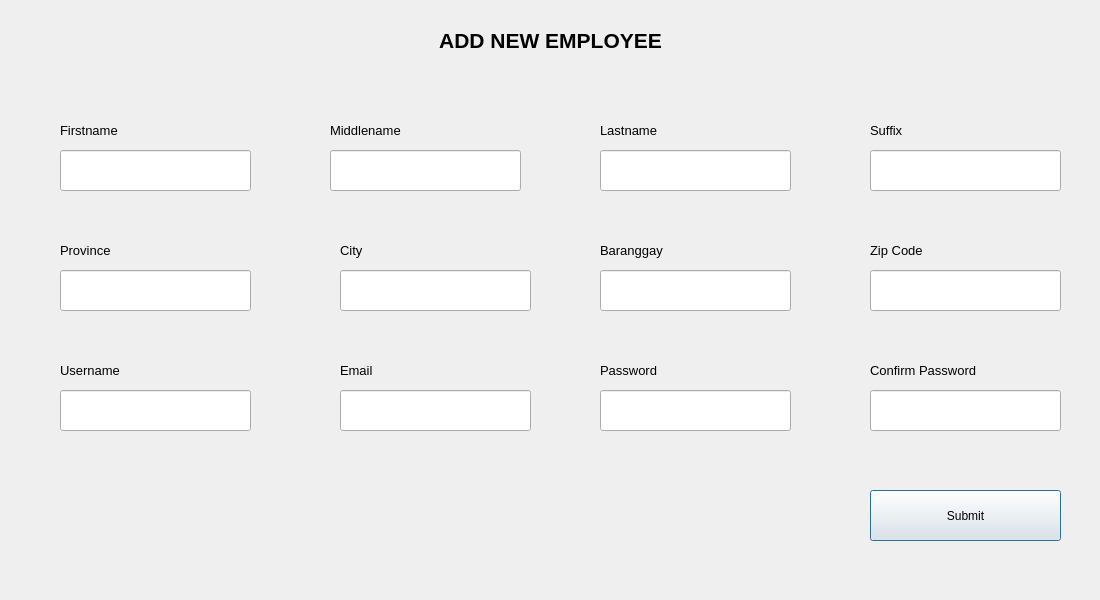
<?xml version="1.0" encoding="UTF-8"?>
<ui version="4.0">
 <class>Dialog</class>
 <widget class="QDialog" name="Dialog">
  <property name="geometry">
   <rect>
    <x>0</x>
    <y>0</y>
    <width>1100</width>
    <height>600</height>
   </rect>
  </property>
  <property name="windowTitle">
   <string>Dialog</string>
  </property>
  <widget class="QWidget" name="addDialogMainWidget" native="true">
   <property name="geometry">
    <rect>
     <x>0</x>
     <y>0</y>
     <width>1101</width>
     <height>601</height>
    </rect>
   </property>
   <property name="styleSheet">
    <string notr="true">QWidget#addDialogMainWidget{
background: qlineargradient(x1:0, y1:1, x2:0, y2:0, 
    stop:0 #add8e6, stop:1 #ffffff);
}</string>
   </property>
   <widget class="QLabel" name="label">
    <property name="geometry">
     <rect>
      <x>0</x>
      <y>0</y>
      <width>1101</width>
      <height>81</height>
     </rect>
    </property>
    <property name="text">
     <string>&lt;html&gt;&lt;head/&gt;&lt;body&gt;&lt;p align=&quot;center&quot;&gt;&lt;span style=&quot; font-size:16pt; font-weight:600;&quot;&gt;ADD NEW EMPLOYEE&lt;/span&gt;&lt;/p&gt;&lt;/body&gt;&lt;/html&gt;</string>
    </property>
   </widget>
   <widget class="QLabel" name="label_2">
    <property name="geometry">
     <rect>
      <x>60</x>
      <y>110</y>
      <width>191</width>
      <height>41</height>
     </rect>
    </property>
    <property name="text">
     <string>&lt;html&gt;&lt;head/&gt;&lt;body&gt;&lt;p&gt;&lt;span style=&quot; font-size:10pt;&quot;&gt;Firstname&lt;/span&gt;&lt;/p&gt;&lt;/body&gt;&lt;/html&gt;</string>
    </property>
   </widget>
   <widget class="QLineEdit" name="addFirstname">
    <property name="geometry">
     <rect>
      <x>60</x>
      <y>150</y>
      <width>191</width>
      <height>41</height>
     </rect>
    </property>
    <property name="styleSheet">
     <string notr="true">font: 10pt &quot;Arial&quot;;
</string>
    </property>
   </widget>
   <widget class="QLabel" name="label_3">
    <property name="geometry">
     <rect>
      <x>330</x>
      <y>110</y>
      <width>191</width>
      <height>41</height>
     </rect>
    </property>
    <property name="text">
     <string>&lt;html&gt;&lt;head/&gt;&lt;body&gt;&lt;p&gt;&lt;span style=&quot; font-size:10pt;&quot;&gt;Middlename&lt;/span&gt;&lt;/p&gt;&lt;/body&gt;&lt;/html&gt;</string>
    </property>
   </widget>
   <widget class="QLineEdit" name="addMiddlename">
    <property name="geometry">
     <rect>
      <x>330</x>
      <y>150</y>
      <width>191</width>
      <height>41</height>
     </rect>
    </property>
    <property name="styleSheet">
     <string notr="true">font: 10pt &quot;Arial&quot;;</string>
    </property>
   </widget>
   <widget class="QLabel" name="label_4">
    <property name="geometry">
     <rect>
      <x>600</x>
      <y>110</y>
      <width>191</width>
      <height>41</height>
     </rect>
    </property>
    <property name="text">
     <string>&lt;html&gt;&lt;head/&gt;&lt;body&gt;&lt;p&gt;&lt;span style=&quot; font-size:10pt;&quot;&gt;Lastname&lt;/span&gt;&lt;/p&gt;&lt;/body&gt;&lt;/html&gt;</string>
    </property>
   </widget>
   <widget class="QLineEdit" name="addLastname">
    <property name="geometry">
     <rect>
      <x>600</x>
      <y>150</y>
      <width>191</width>
      <height>41</height>
     </rect>
    </property>
    <property name="styleSheet">
     <string notr="true">font: 10pt &quot;Arial&quot;;</string>
    </property>
   </widget>
   <widget class="QLabel" name="label_5">
    <property name="geometry">
     <rect>
      <x>870</x>
      <y>110</y>
      <width>191</width>
      <height>41</height>
     </rect>
    </property>
    <property name="text">
     <string>&lt;html&gt;&lt;head/&gt;&lt;body&gt;&lt;p&gt;&lt;span style=&quot; font-size:10pt;&quot;&gt;Suffix&lt;/span&gt;&lt;/p&gt;&lt;/body&gt;&lt;/html&gt;</string>
    </property>
   </widget>
   <widget class="QLineEdit" name="addSuffix">
    <property name="geometry">
     <rect>
      <x>870</x>
      <y>150</y>
      <width>191</width>
      <height>41</height>
     </rect>
    </property>
    <property name="styleSheet">
     <string notr="true">font: 10pt &quot;Arial&quot;;</string>
    </property>
   </widget>
   <widget class="QLabel" name="label_6">
    <property name="geometry">
     <rect>
      <x>60</x>
      <y>230</y>
      <width>191</width>
      <height>41</height>
     </rect>
    </property>
    <property name="text">
     <string>&lt;html&gt;&lt;head/&gt;&lt;body&gt;&lt;p&gt;&lt;span style=&quot; font-size:10pt;&quot;&gt;Province&lt;/span&gt;&lt;/p&gt;&lt;/body&gt;&lt;/html&gt;</string>
    </property>
   </widget>
   <widget class="QLineEdit" name="addProvince">
    <property name="geometry">
     <rect>
      <x>60</x>
      <y>270</y>
      <width>191</width>
      <height>41</height>
     </rect>
    </property>
    <property name="styleSheet">
     <string notr="true">font: 10pt &quot;Arial&quot;;</string>
    </property>
   </widget>
   <widget class="QLabel" name="label_7">
    <property name="geometry">
     <rect>
      <x>340</x>
      <y>230</y>
      <width>191</width>
      <height>41</height>
     </rect>
    </property>
    <property name="text">
     <string>&lt;html&gt;&lt;head/&gt;&lt;body&gt;&lt;p&gt;&lt;span style=&quot; font-size:10pt;&quot;&gt;City&lt;/span&gt;&lt;/p&gt;&lt;/body&gt;&lt;/html&gt;</string>
    </property>
   </widget>
   <widget class="QLineEdit" name="addCity">
    <property name="geometry">
     <rect>
      <x>340</x>
      <y>270</y>
      <width>191</width>
      <height>41</height>
     </rect>
    </property>
    <property name="styleSheet">
     <string notr="true">font: 10pt &quot;Arial&quot;;</string>
    </property>
   </widget>
   <widget class="QLabel" name="label_8">
    <property name="geometry">
     <rect>
      <x>600</x>
      <y>230</y>
      <width>191</width>
      <height>41</height>
     </rect>
    </property>
    <property name="text">
     <string>&lt;html&gt;&lt;head/&gt;&lt;body&gt;&lt;p&gt;&lt;span style=&quot; font-size:10pt;&quot;&gt;Baranggay&lt;/span&gt;&lt;/p&gt;&lt;/body&gt;&lt;/html&gt;</string>
    </property>
   </widget>
   <widget class="QLineEdit" name="addBarangay">
    <property name="geometry">
     <rect>
      <x>600</x>
      <y>270</y>
      <width>191</width>
      <height>41</height>
     </rect>
    </property>
    <property name="styleSheet">
     <string notr="true">font: 10pt &quot;Arial&quot;;</string>
    </property>
   </widget>
   <widget class="QLabel" name="label_9">
    <property name="geometry">
     <rect>
      <x>870</x>
      <y>230</y>
      <width>191</width>
      <height>41</height>
     </rect>
    </property>
    <property name="text">
     <string>&lt;html&gt;&lt;head/&gt;&lt;body&gt;&lt;p&gt;&lt;span style=&quot; font-size:10pt;&quot;&gt;Zip Code&lt;/span&gt;&lt;/p&gt;&lt;/body&gt;&lt;/html&gt;</string>
    </property>
   </widget>
   <widget class="QLineEdit" name="addZipCode">
    <property name="geometry">
     <rect>
      <x>870</x>
      <y>270</y>
      <width>191</width>
      <height>41</height>
     </rect>
    </property>
    <property name="styleSheet">
     <string notr="true">font: 10pt &quot;Arial&quot;;</string>
    </property>
   </widget>
   <widget class="QLineEdit" name="addUsername">
    <property name="geometry">
     <rect>
      <x>60</x>
      <y>390</y>
      <width>191</width>
      <height>41</height>
     </rect>
    </property>
    <property name="styleSheet">
     <string notr="true">font: 10pt &quot;Arial&quot;;</string>
    </property>
   </widget>
   <widget class="QLabel" name="label_10">
    <property name="geometry">
     <rect>
      <x>60</x>
      <y>350</y>
      <width>191</width>
      <height>41</height>
     </rect>
    </property>
    <property name="text">
     <string>&lt;html&gt;&lt;head/&gt;&lt;body&gt;&lt;p&gt;&lt;span style=&quot; font-size:10pt;&quot;&gt;Username&lt;/span&gt;&lt;/p&gt;&lt;/body&gt;&lt;/html&gt;</string>
    </property>
   </widget>
   <widget class="QLabel" name="label_11">
    <property name="geometry">
     <rect>
      <x>340</x>
      <y>350</y>
      <width>191</width>
      <height>41</height>
     </rect>
    </property>
    <property name="text">
     <string>&lt;html&gt;&lt;head/&gt;&lt;body&gt;&lt;p&gt;&lt;span style=&quot; font-size:10pt;&quot;&gt;Email&lt;/span&gt;&lt;/p&gt;&lt;/body&gt;&lt;/html&gt;</string>
    </property>
   </widget>
   <widget class="QLineEdit" name="addEmail">
    <property name="geometry">
     <rect>
      <x>340</x>
      <y>390</y>
      <width>191</width>
      <height>41</height>
     </rect>
    </property>
    <property name="styleSheet">
     <string notr="true">font: 10pt &quot;Arial&quot;;</string>
    </property>
   </widget>
   <widget class="QLabel" name="label_12">
    <property name="geometry">
     <rect>
      <x>600</x>
      <y>350</y>
      <width>191</width>
      <height>41</height>
     </rect>
    </property>
    <property name="text">
     <string>&lt;html&gt;&lt;head/&gt;&lt;body&gt;&lt;p&gt;&lt;span style=&quot; font-size:10pt;&quot;&gt;Password&lt;/span&gt;&lt;/p&gt;&lt;/body&gt;&lt;/html&gt;</string>
    </property>
   </widget>
   <widget class="QLineEdit" name="addPassword">
    <property name="geometry">
     <rect>
      <x>600</x>
      <y>390</y>
      <width>191</width>
      <height>41</height>
     </rect>
    </property>
    <property name="styleSheet">
     <string notr="true">font: 10pt &quot;Arial&quot;;</string>
    </property>
   </widget>
   <widget class="QLabel" name="label_13">
    <property name="geometry">
     <rect>
      <x>870</x>
      <y>350</y>
      <width>191</width>
      <height>41</height>
     </rect>
    </property>
    <property name="text">
     <string>&lt;html&gt;&lt;head/&gt;&lt;body&gt;&lt;p&gt;&lt;span style=&quot; font-size:10pt;&quot;&gt;Confirm Password&lt;/span&gt;&lt;/p&gt;&lt;/body&gt;&lt;/html&gt;</string>
    </property>
   </widget>
   <widget class="QLineEdit" name="addConfirmPassword">
    <property name="geometry">
     <rect>
      <x>870</x>
      <y>390</y>
      <width>191</width>
      <height>41</height>
     </rect>
    </property>
    <property name="styleSheet">
     <string notr="true">font: 10pt &quot;Arial&quot;;</string>
    </property>
   </widget>
   <widget class="QPushButton" name="addBTN">
    <property name="geometry">
     <rect>
      <x>870</x>
      <y>490</y>
      <width>191</width>
      <height>51</height>
     </rect>
    </property>
    <property name="styleSheet">
     <string notr="true">font: 10pt &quot;Arial&quot;;</string>
    </property>
    <property name="text">
     <string>Submit</string>
    </property>
   </widget>
  </widget>
 </widget>
 <resources/>
 <connections/>
</ui>
